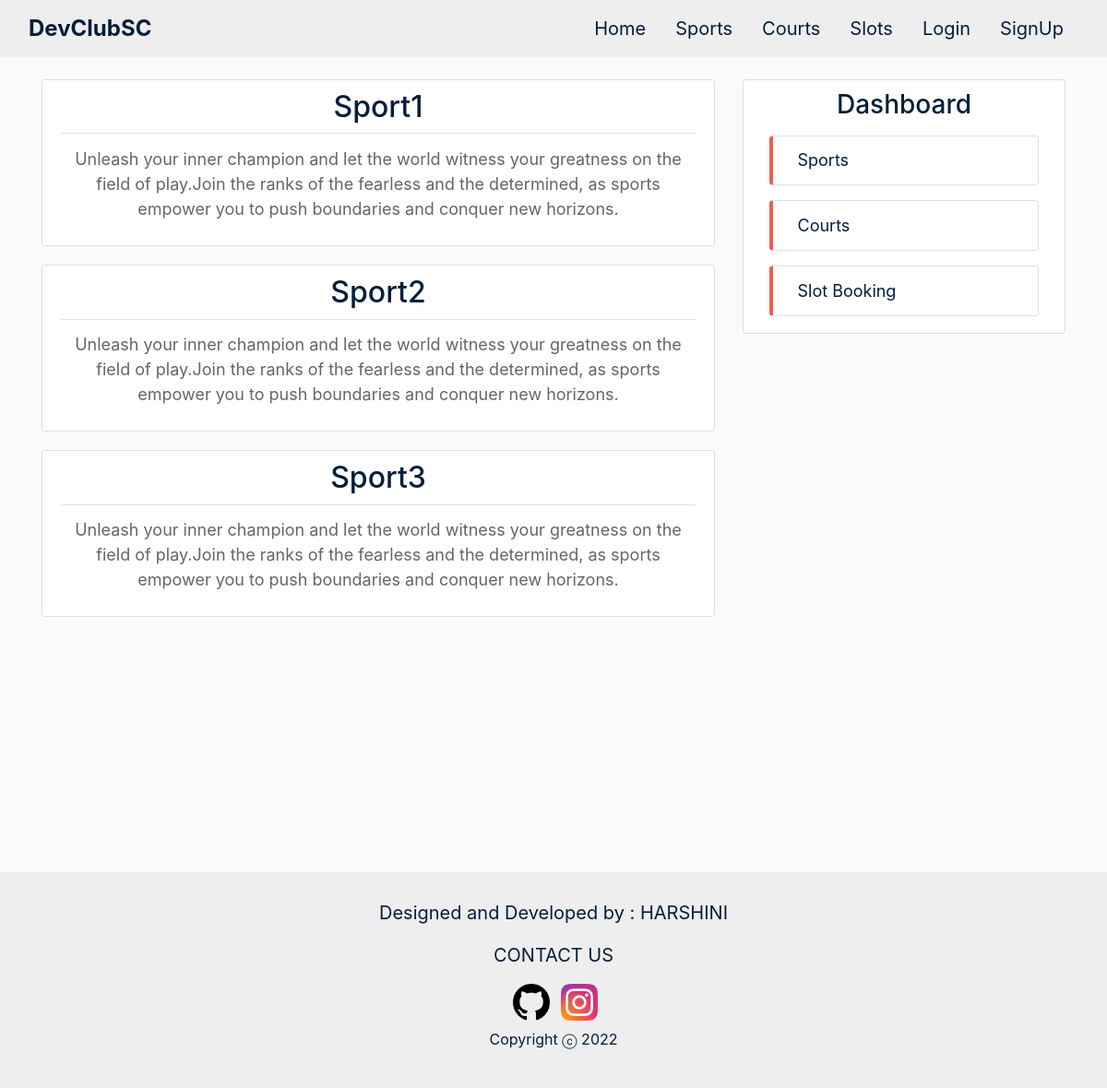
Before: /sports/ with the older database file.
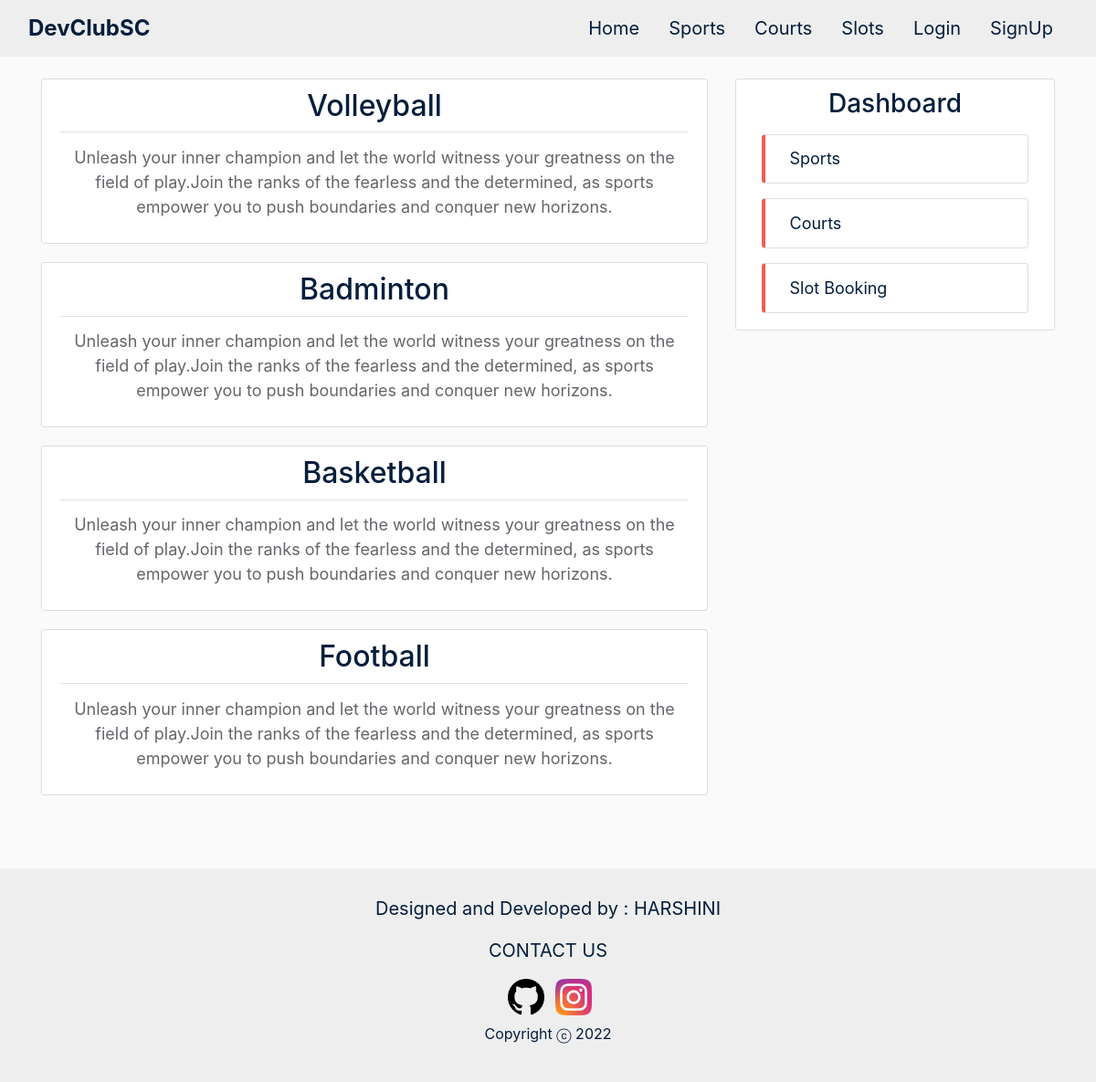
After: the same page with the newer database file.
### sports/models.py (models this page shows, shortened)
class Sport(models.Model):
    name = models.CharField(max_length=100)
    courts = models.ManyToManyField(Court, blank=True)

### sports/views.py (the view)
# urls.py: path('sports/', SportListView.as_view(), name='sports-home'),
class SportListView(ListView):
    model = Sport
    template_name = 'sports/sports.html'
    context_object_name = 'sports'
    extra_context = {'staffs': Staff.objects.all(), 'slots': Slot.objects.all()}

### sports/templates/sports/sports.html (shortened to what this page needs)
{% extends 'sports/base.html' %}
{% block content %}
{% for sport in sports %}
    <div class="media content-section shadow-box">
        <div class="media-body ">
            <div class="article-metadata sport-title-div">
                <h2><a class="article-title sport-title" href="{% url 'sports-detail' sport.id %}">{{ sport.name }}</a></h2>
            </div>
            <p class="sports-article-content">Unleash your inner champion and let the world witness your greatness on the field of play.Join the ranks of the fearless and the determined, as sports empower you to push boundaries and conquer new horizons.</p>
        </div>
    </div>
{% endfor %}
{% endblock content %}

### sports/templates/sports/base.html (shortened to what this page needs)
{% load static %}
<!DOCTYPE html>
<html lang="en">
<head>
    <link rel="stylesheet" href="https://cdn.jsdelivr.net/npm/bootstrap@4.0.0/dist/css/bootstrap.min.css">
    <link rel="stylesheet" type="text/css" href="{% static 'sports/main.css' %}">
    <link rel="stylesheet" href="https://cdnjs.cloudflare.com/ajax/libs/font-awesome/6.1.2/css/fontawesome.min.css" />
</head>
<body>
    <header class="site-header site-header1">
        <nav class="navbar navbar-expand-md navbar-dark bg-steel fixed-top">
          <div class="container-fluid">
            <a class="navbar-brand mr-4 nav-head" href="{% url 'main-home' %}">DevClubSC</a>
            <div class="collapse navbar-collapse" id="navbarToggle">
              <div class="navbar-nav">
                <a class="nav-item nav-link nav-href px-3" href="{% url 'main-home' %}">Home</a>
                    <a class="nav-item nav-link nav-href px-3" href="{% url 'sports-home' %}">Sports</a>
                    <a class="nav-item nav-link nav-href px-3" href="{% url 'courts-home' %}">Courts</a>
                    <a class="nav-item nav-link nav-href px-3" href="{% url 'slots-home' %}">Slots</a>
                  {% if user.is_authenticated %}
                    <a class="nav-item nav-link nav-href px-3" href="{% url 'profile' %}">Profile</a>
                    <a class="nav-item nav-link nav-href px-3" href="{% url 'logout' %}">Logout</a>
                  {% else %}
                    <a class="nav-item nav-link nav-href px-3" href="{% url 'login' %}">Login</a>
                    <a class="nav-item nav-link nav-href px-3" href="{% url 'register' %}">SignUp</a>
                  {% endif %}
              </div>
            </div>
          </div>
        </nav>
      </header>
    <main role="main" class="container cover-page">
        <div class="row">
          <div class="col-md-8">
            {% block content %}{% endblock %}
          </div>
        <div class="col-md-4">
            <div class="content-section">
              <h3 class='dashboard'>Dashboard</h3>
                <ul class="list-group">
                  <li class="list-group-item m-2 rounded dashboard-link">
                    <a class="nav-item nav-link dashboard-href" href="{% url 'sports-home' %}">Sports</a>
                  </li>
                  <li class="list-group-item m-2 rounded dashboard-link">
                    <a class="nav-item nav-link dashboard-href" href="{% url 'courts-home' %}">Courts</a>
                  </li>
                  <li class="list-group-item m-2 rounded dashboard-link">
                    <a class="nav-item nav-link dashboard-href" href="{% url 'slots-home' %}">Slot Booking</a>
                  </li>
                </ul>
            </div>
          </div>
        </div>
      </main>
    <section id="contact">
      <footer >
        <div class="container con ">
            <p class="contact-text">Designed and Developed by : HARSHINI</p>
            <p class="contact-text">CONTACT US</p>
            <div class="icons">
              <a href="https://github.com/Harshini321" target='_blank' class='mx-2'><img src="{% static 'sports/github.png' %}" alt="github"></a>
              <a href="https://www.instagram.com/harshini_1114/" target='_blank'><img src="{% static 'sports/instagram.png' %}" alt="instagram"></a>
            </div>
            <p class="mt-2">Copyright ⓒ 2022</p>
        </div>
      </footer>
    </section>
</body>
</html>

### sports/static/sports/main.css (style rules this page uses)
body { background: #fafafa; color: #444444; padding-top: 62px; }
h1, h2, h3, h4, h5, h6 { color: #444444; }
ul { margin: 0; }
.site-header .navbar-nav .nav-link { color:#041e3c; }
.content-section { background: #ffffff; padding: 10px 20px; border: 1px solid #dddddd; border-radius: 3px; margin-bottom: 20px; }
.article-title { color: #041e3c; }
.article-metadata { padding-bottom: 1px; margin-bottom: 4px; border-bottom: 1px solid #e3e3e3; text-align: center; }
.dashboard { text-align: center; color:#041e3c; }
.dashboard-link { border-left: 4px solid #f25d50 !important; padding: 2px !important; }
.dashboard-href { font-size: 18px; margin-left: 3%; margin-top: 1%; margin-bottom: 1%; color: #041e3c; }
.bg-steel { background-color: #eeeeee; }
.nav-head { font-size: 24px; color: #041e3c !important; font-weight: bold; }
.nav-href { font-size: 20px; }
.site-header1 { margin-bottom: 2%; }
#contact { text-align: center; bottom: 0 !important; }
.con { padding: 5px 0 25px; bottom: 0 !important; background-color: #eeeeee !important; }
.icons img { width: 40px; transition: 0.5s; }
.contact-text { font-size: 20px; color: #041e3c; }
#contact { margin-top: 5% !important; padding-top: 2%; text-align: center; background-color: #eeeeee; color: #041e3c; margin: 0 auto 0; }
.sports-article-content { font-size: 18px; text-align: center; color: #63666A; margin-top: 2%; }
.shadow-box { transition: 0.5s; }
.cover-page { min-height: 100vh !important; }

Changed rows visible on the page:
changed Sport: name "Sport1" → "Volleyball"
changed Sport: name "Sport2" → "Badminton"
changed Sport: name "Sport3" → "Basketball"
added Sport: name "Football"
